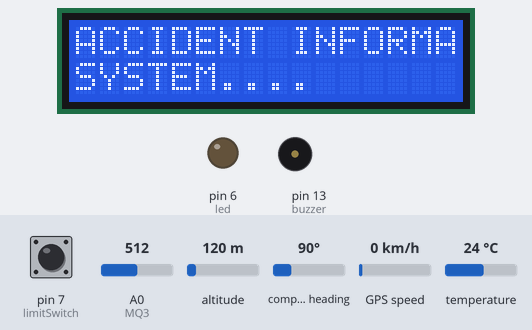
The sketch below on a simulated Arduino Uno, built with avr-gcc and run on an emulated ATmega328P. Shown: 16×2 character LCD, output pins drawn as LEDs (lit = HIGH), buzzer (waves = sounding). Inputs (shaded band) come from the test bench; at power-on: temperature 24 °C, pin 7 (limitSwitch) HIGH, A0 (MQ3) = 512, altitude 120 m, compass heading 90°, GPS speed 0 km/h. The GPS gets a fix after 3 s at 37.7749, -122.4194 with 8 satellites; the modem accepts every AT command (registered, SIM ready, sends succeed) and sends nothing else; what the sketch prints to the serial monitor is not drawn.

Above: at 0.1 s.
At 6.2 s:
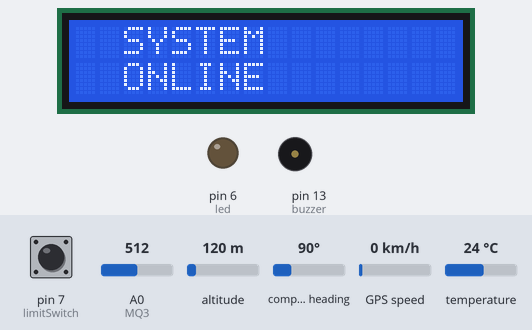
6.3 s: temperature set to 34.7 °C
13.3 s: temperature set to 35.5 °C
At 14.0 s:
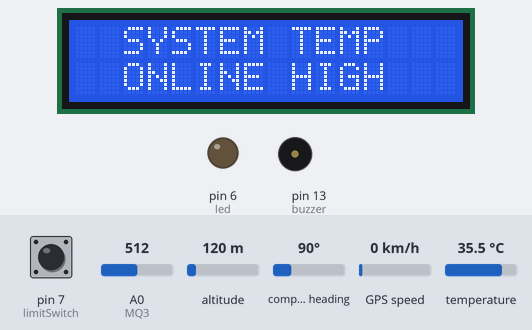
Timing chart, 0 to 21.8 s (numbered marks = the images above; inputs shaded):
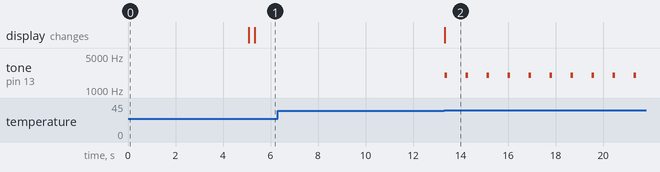

The sketch:

final.ino
```cpp
#include <SoftwareSerial.h>
#include <TinyGPS++.h>
#include <LiquidCrystal.h>
#include <OneWire.h>
#include <DallasTemperature.h>
#define ONE_WIRE_BUS 2
const int rs = 12, en = A1, d4 =A5, d5 =A4, d6 =A3, d7 = A2;
LiquidCrystal lcd(rs, en, d4, d5, d6, d7);
TinyGPSPlus gps;
SoftwareSerial ss(8,9);
SoftwareSerial Gsm(10,11);
OneWire oneWire(ONE_WIRE_BUS);
DallasTemperature tempsensors(&oneWire);
int clearer=1;
int limitSwitch=7;
int MQ3=A0;
int flag=1;
int flag1=1;
int buzzer=13;
int led=6;
void setup()
  {
       Serial.begin(9600);
       lcd.begin(16, 2);
       ss.begin(9600);
       Gsm.begin(9600);
       pinMode(limitSwitch,INPUT);
       pinMode(MQ3,INPUT);
       pinMode(led,OUTPUT);
       lcd.clear();
       lcd.setCursor(0,0);
       lcd.print("ACCIDENT INFORMATION");
       lcd.setCursor(0,1);
       lcd.print("SYSTEM....");
       delay(5000);
       tempsensors.begin();
       lcd.clear();

      // pinMode(,OUTPUT);

  }

//*******************************ALCHOL SENSOR FUNCTION*******************************
float AlcholSensor()
    {
      float adcValue=0;
      for(int i=0;i<10;i++)
        {
          adcValue+= analogRead(MQ3);
          delay(10);
        }
       float v= (adcValue/10) * (5.0/1024.0);
       float mgL= 0.67 * v;
       return mgL;
    }
//**********************************LED BLINKINNG************************************
void blinking()
{
  digitalWrite(led,HIGH);
  delay(100);
  digitalWrite(led,LOW);
  delay(100);
}
//***********************************SMS SENDING FUNCTION****************************
void Sms(String number,String text)
{
    Gsm.println("AT+CMGF=1");
    delay(1000);
    Gsm.print("AT+CMGS=");
    Gsm.print('"');
    Gsm.print(number);
    Gsm.println('"');
    delay(1000);
    Gsm.print(text);
    delay(100);
    Gsm.println((char)26);
    delay(5000);


}
//*******************************main Function**********************************
void loop() {
int sensor=digitalRead(limitSwitch);
//Serial.println(AlcholSensor());
float alcholSensor=AlcholSensor();
ss.listen();
delay(100);
while(ss.available()>0)
   {
    if(gps.encode(ss.read()))
      {
        Serial.print(F("Location: "));
        lcd.setCursor(1,0);
        if (gps.location.isValid())
            {
               String lati= String(gps.location.lat());
               String logn=String(gps.location.lng());
               Serial.print(lati);
               Serial.print(",");
               Serial.println(logn);
               lcd.setCursor(2,0);
               lcd.print("SYSTEM");
               lcd.setCursor(2,1);
               lcd.print("ONLINE");
               if(alcholSensor>=0.8 && flag1==1)
                {
                  String text="Driver Is Drunken. He is in this loacation.\nwww.google.com.ph/maps/search/?api=1&query="+lati+","+logn;
                  String number="+919952267492";
                  Sms(number,text);
                  flag1=0;
                }
               if (sensor==0)
                {
                  lcd.clear();
                  lcd.setCursor(0,0);
                  lcd.print("ACCIDENT");
                  lcd.setCursor(0,1);
                  lcd.print("OCCUR");
                  lcd.clear();
                  tone(buzzer,1000);
                  if(flag==1)
                    {
                      Gsm.listen();
                      delay(500);
                      blinking();
                      String AdminText="Driver Is Drunken. He is in this loacation.\nwww.google.com.ph/maps/search/?api=1&query="+lati+","+logn;
                      String FamilyText="Driver Is Drunken. He is in this loacation.\nwww.google.com.ph/maps/search/?api=1&query="+lati+","+logn;
                      String HospitalText="Driver Is Drunken. He is in this loacation.\nwww.google.com.ph/maps/search/?api=1&query="+lati+","+logn;
                      Serial.println("Text Sending....");
                      Sms("+919952267492",AdminText);
                      blinking();
                      delay(500);
                      Sms("+919952267492",FamilyText);
                      blinking();
                      delay(500);
                      Sms("+919952267492",HospitalText);
                      delay(100);
                      Serial.println("Texts Send");
                      blinking();
                      flag1=1;
                      flag=0;

                    }
                     noTone(buzzer);
                }

            }

        else
            {
              Serial.println(F("INVALID"));
              lcd.clear();
              lcd.setCursor(1,0);
              lcd.print("SYSTEM NOT");
              lcd.setCursor(3,1);
              lcd.print("READY");
              delay(1000);
              lcd.clear();
            }
          tempsensors.requestTemperatures();
          float tempC = tempsensors.getTempCByIndex(0);
          Serial.println(tempC);
          if (tempC >35)
          {
            tone(buzzer,2000);
            lcd.setCursor(9,0);
            lcd.print("TEMP");
            lcd.setCursor(9,1);
            lcd.print("HIGH");
            delay(100);
            clearer=1;
          }
          if (tempC<35 && clearer==1)
          {
            lcd.clear();
            clearer=0;
           }
          noTone(buzzer);

    }

 }

}
```

Measured:
- the behaviour switches between 35 and 35.1 °C on temperature (found by bisection; images 1 and 2)
- after the input at 6.3 s, every drawn part: stays the same
- after the input at 13.3 s, tone on pin 13 (buzzer): alternates 2000 Hz for 0.10 s and silent for 0.79 s, starting at once; the display: changes at once (image 2)
